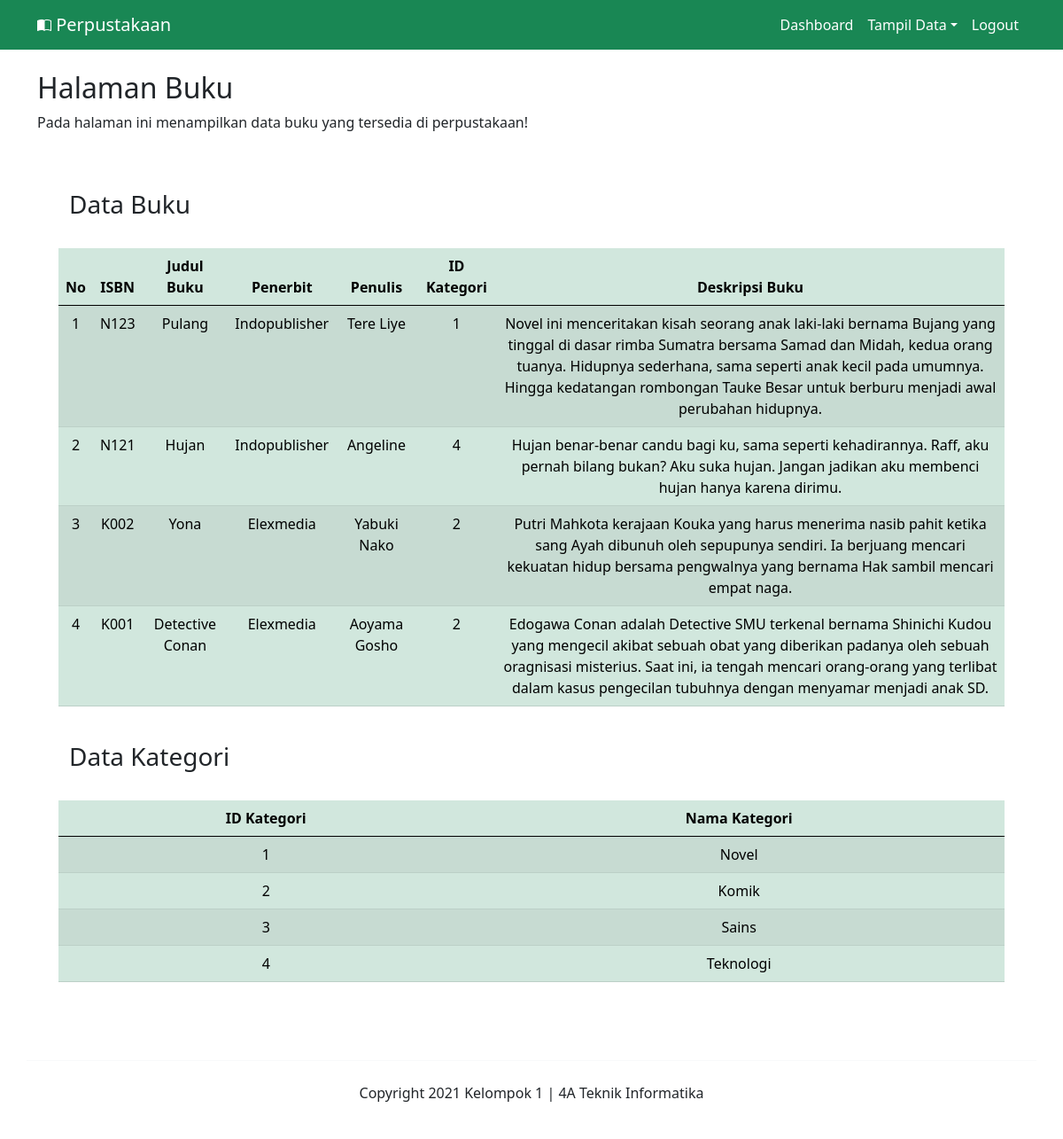
The app's page /perpus/index.php?menu=tampil-data-buku (signed in) with its own data.
### tables this page shows
CREATE TABLE `buku` (
  `isbn` varchar(12) NOT NULL,
  `judul_buku` varchar(50) NOT NULL,
  `penerbit` varchar(30) NOT NULL,
  `penulis` varchar(30) NOT NULL,
  `id_kategori` int(11) NOT NULL,
  `deskripsi_buku` text NOT NULL
);

CREATE TABLE `kategori_buku` (
  `id` int(11) NOT NULL,
  `nama_kategori` varchar(30) NOT NULL
);

### perpus/buku/tampil-data-buku.php (the view, shortened to what this page needs)
<div class="row">
    <div class="col-12">
        <h2>Halaman Buku</h2>
        <p>Pada halaman ini menampilkan data buku yang tersedia di perpustakaan!</p>
    </div>
</div>
<div class="row py-4 m-4">
        <h3>Data Buku</h3>
        <table class="table table-success table-responsive table-striped table-hover mt-4">
            <thead>
                <tr class="text-center">
                    <th>No</th>
                    <th>ISBN</th>
                    <th>Judul Buku</th>
                    <th>Penerbit</th>
                    <th>Penulis</th>
                    <th>ID Kategori</th>
                    <th>Deskripsi Buku</th>
                </tr>
            </thead>
            <tbody>
            <?php
                include "./koneksi.php";
                $no=1;
                $query    =mysqli_query($koneksi, "SELECT * FROM buku ORDER BY isbn DESC");
                while($result    =mysqli_fetch_array($query)){
                ?>
                    <tr class="text-center">
                        <td><?= $no; ?></td>
                        <td><?= $result['isbn']; ?></td>
                        <td><?= $result['judul_buku']; ?></td>
                        <td><?= $result['penerbit']; ?></td>
                        <td><?= $result['penulis']; ?></td>
                        <td><?= $result['id_kategori']; ?></td>
                        <td><?= $result['deskripsi_buku']; ?></td>
                    </tr>
                <?php
                    $no++;
                }
                ?>
            </tbody>
        </table>
        <h3 class="mt-4">Data Kategori</h3>
        <table class="table table-success table-responsive table-striped table-hover mt-4">
            <thead>
                <tr class="text-center">
                    <th>ID Kategori</th>
                    <th>Nama Kategori</th>
                </tr>
            </thead>
            <tbody>
                <?php
                $query = mysqli_query($koneksi, "SELECT * FROM kategori_buku");
                foreach($query as $kategori){
                ?>
                    <tr class="text-center">
                        <td><?= $kategori['id']; ?></td>
                        <td><?= $kategori['nama_kategori']; ?></td>
                    </tr>
                <?php
                }
                ?>
            </tbody>
        </table>
</div>

### records on screen
buku: isbn "N123", judul_buku "Pulang", penerbit "Indopublisher", penulis "Tere Liye", id_kategori "1", deskripsi_buku "Novel ini menceritakan kisah seorang anak laki-laki bernama Bujang yang tinggal di dasar rimba Sumatra bersama Samad dan Midah, kedua orang tuanya. Hidupnya sederhana, sama seperti anak kecil pada umumnya. Hingga kedatangan rombongan Tauke Besar untuk berburu menjadi awal perubahan hidupnya."
buku: isbn "N121", judul_buku "Hujan", penerbit "Indopublisher", penulis "Angeline", id_kategori "4", deskripsi_buku "Hujan benar-benar candu bagi ku, sama seperti kehadirannya. Raff, aku pernah bilang bukan? Aku suka hujan. Jangan jadikan aku membenci hujan hanya karena dirimu."
buku: isbn "K002", judul_buku "Yona", penerbit "Elexmedia", penulis "Yabuki Nako", id_kategori "2", deskripsi_buku "Putri Mahkota kerajaan Kouka yang harus menerima nasib pahit ketika sang Ayah dibunuh oleh sepupunya sendiri. Ia berjuang mencari kekuatan hidup bersama pengwalnya yang bernama Hak sambil mencari empat naga."
buku: isbn "K001", judul_buku "Detective Conan", penerbit "Elexmedia", penulis "Aoyama Gosho", id_kategori "2", deskripsi_buku "Edogawa Conan adalah Detective SMU terkenal bernama Shinichi Kudou yang mengecil akibat sebuah obat yang diberikan padanya oleh sebuah oragnisasi misterius. Saat ini, ia tengah mencari orang-orang yang terlibat dalam kasus pengecilan tubuhnya dengan menyamar menjadi anak SD."
kategori_buku: id "1", nama_kategori "Novel"
kategori_buku: id "2", nama_kategori "Komik"
kategori_buku: id "3", nama_kategori "Sains"
kategori_buku: id "4", nama_kategori "Teknologi"
